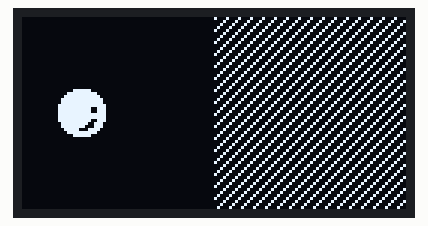
Recording of a sketch running on a simulated Arduboy, built with avr-gcc and run on an emulated ATmega32U4. On the bench: 128×64 one-colour display.

Above: at 0.26 s.
At 4.78 s:
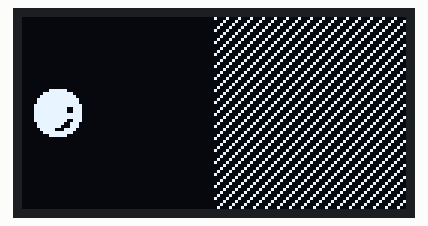
At 9.56 s:
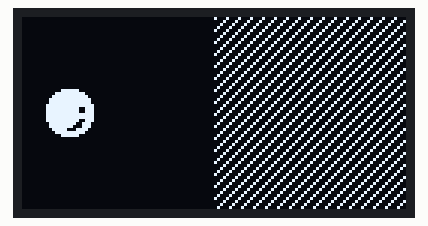
At 18.98 s:
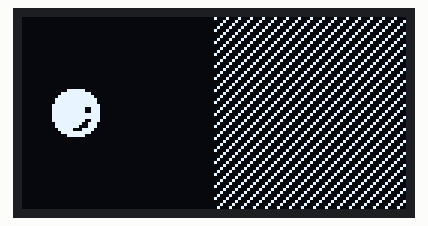
At 28.15 s:
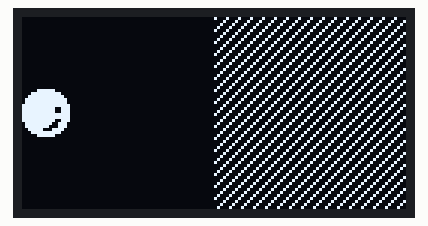
At 37.7 s:
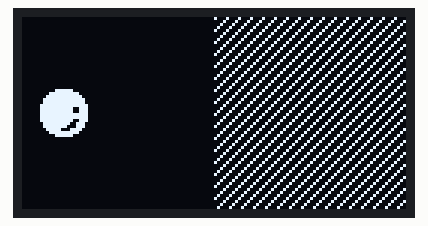

The sketch:

Pipes_Article1_SpritesDemo.ino
```cpp
#include <Arduboy2.h>

Arduboy2 arduboy;
Sprites sprites;

const byte PROGMEM ball[] = {
  16, 16,
  0xE0, 0xF8, 0xFC, 0xFE, 0xFE, 0xFF, 0xFF, 0xFF, 0xFF, 0xFF, 0xFF, 0x3E, 0x3E, 0xFC, 0xF8, 0xE0,
  0x07, 0x1F, 0x3F, 0x7F, 0x7F, 0xFF, 0xFF, 0xDF, 0xDF, 0xCF, 0xE7, 0x63, 0x7B, 0x3F, 0x1F, 0x07,
};

const byte PROGMEM ball_externalMask[] = {
  0xFF, 0xFF, 0xFF, 0xFF, 0xFF, 0xFF, 0xFF, 0xFF, 0x00, 0x00, 0x00, 0x00, 0x00, 0x00, 0x00, 0x00,
  0x00, 0x00, 0x00, 0x00, 0x00, 0x00, 0x00, 0x00, 0xFF, 0xFF, 0xFF, 0xFF, 0xFF, 0xFF, 0xFF, 0xFF,
};

const byte PROGMEM ball_plusMask[] = {
  16, 16,

  0xE0, 0xFF, 0xF8, 0xFF, 0xFC, 0xFF, 0xFE, 0xFF, 0xFE, 0xFF, 0xFF, 0xFF, 0xFF, 0xFF, 0xFF, 0xFF,
  0xFF, 0x00, 0xFF, 0x00, 0xFF, 0x00, 0x3E, 0x00, 0x3E, 0x00, 0xFC, 0x00, 0xF8, 0x00, 0xE0, 0x00,
  0x07, 0x00, 0x1F, 0x00, 0x3F, 0x00, 0x7F, 0x00, 0x7F, 0x00, 0xFF, 0x00, 0xFF, 0x00, 0xDF, 0x00,
  0xDF, 0xFF, 0xCF, 0xFF, 0xE7, 0xFF, 0x63, 0xFF, 0x7B, 0xFF, 0x3F, 0xFF, 0x1F, 0xFF, 0x07, 0xFF,

};

int x = 0;
bool fwd = true;

void setup() {

  arduboy.begin();
  arduboy.clear();

}

void loop() {

  arduboy.clear();

  // Draw background ..
  for (int y = 0; y < 256; y+=4) {
    arduboy.drawLine(y, 0, 0, y, WHITE);
  }
  arduboy.fillRect(0, 0, 64, 64, BLACK);


  // Move the ball ..

  if (fwd) {
    x+=2;
    if (x == 112) fwd = false;
  }
  else {
    x-=2;
    if (x==0) fwd = true;
  }


  sprites.drawOverwrite(x,  24, ball, 0);
//sprites.drawErase(x,  24, ball, 0);
//sprites.drawSelfMasked(x,  24, ball, 0);
//sprites.drawPlusMask(x,  24, ball_plusMask, 0);
//sprites.drawExternalMask(x,  24, ball, ball_externalMask, 0, 0);
  arduboy.display();

}
```
